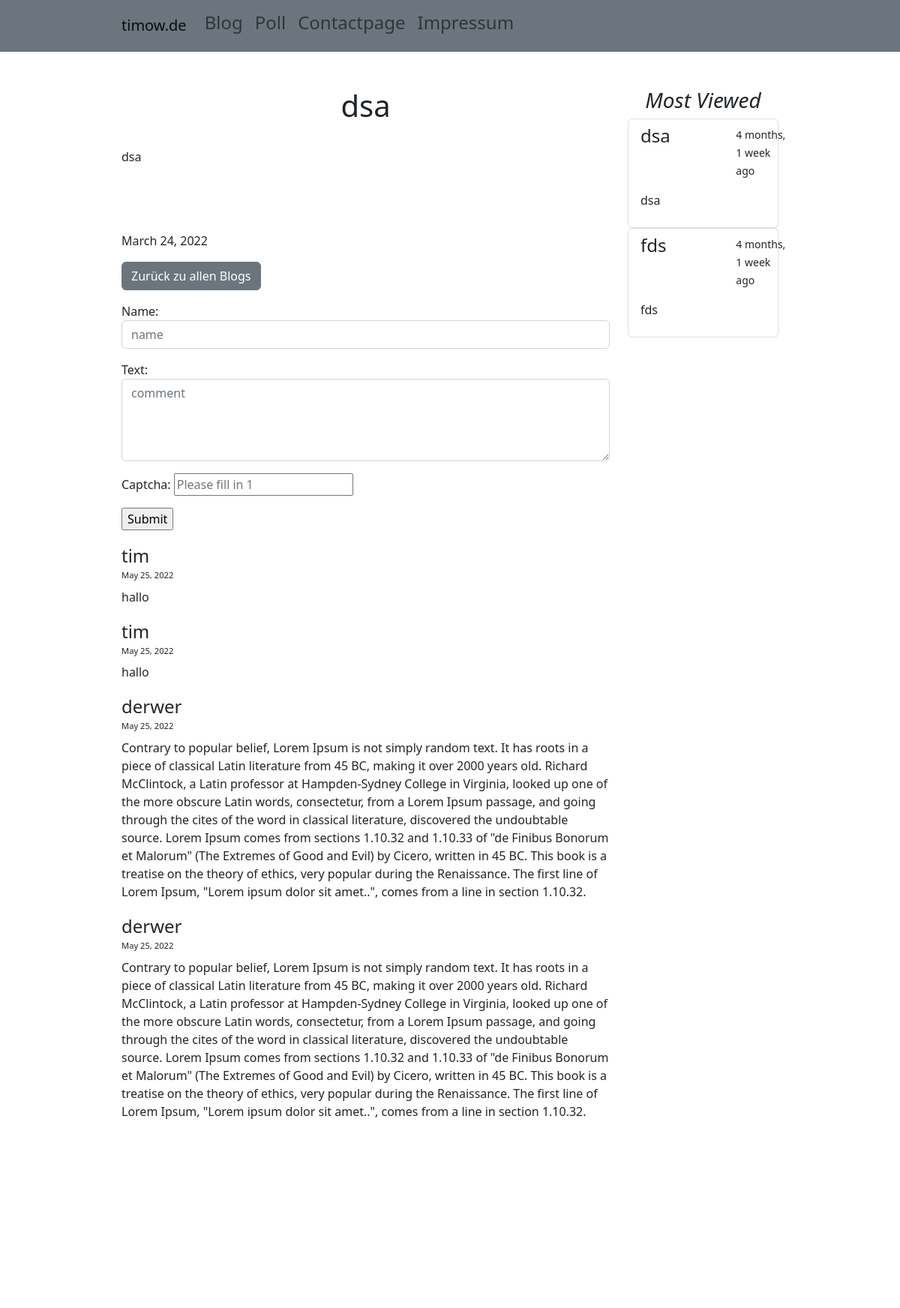
Before: /1 (upper part) with the older database file.
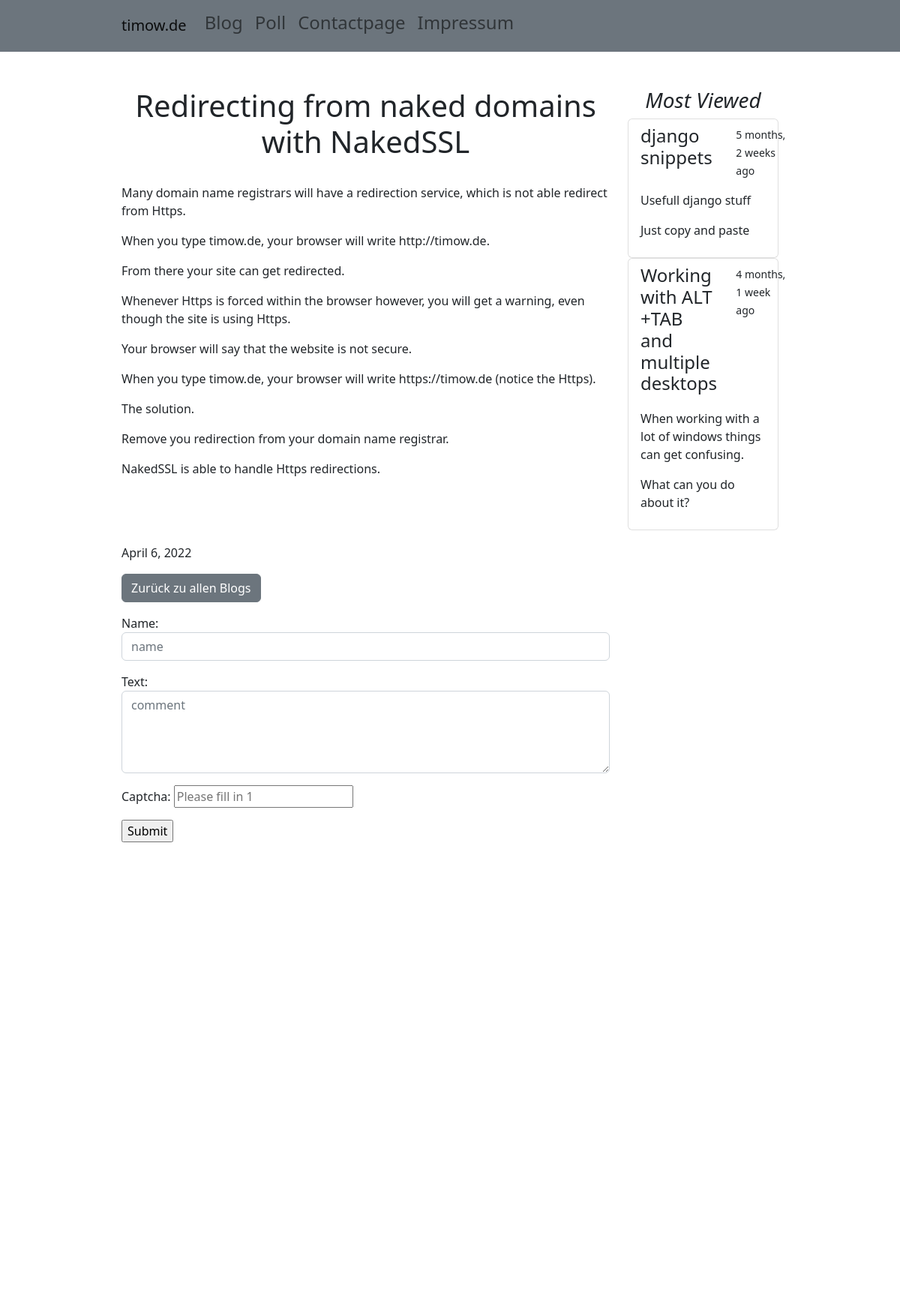
After: the same page with the newer database file.
### blog/models.py (models this page shows, shortened)
class Blogpost(models.Model):
    title = models.CharField(max_length=200, default="")
    maintext = RichTextField(blank=True)
    picture = RichTextUploadingField(blank=True)
    previewtext = RichTextField(max_length=1000, null=True)
    pub_date = models.DateField("date published")
    view_counter = models.IntegerField(default=0)

class Comment(models.Model):
    blogpost = models.ForeignKey("Blogpost", on_delete=models.CASCADE)
    name = models.CharField(max_length=200)
    text = models.CharField(max_length=1000)
    pub_date = models.DateField("date published", null=True, auto_now_add=True)
    captcha = models.IntegerField()

### blog/views.py (the view, shortened to what this page needs)
# urls.py: path("<int:Blogpost_id>", views.blogdetail, name="blogdetail"),
def blogdetail(request, Blogpost_id):
    chosen_Blogpost = get_object_or_404(Blogpost, pk=Blogpost_id)
    most_viewed_blogs = Blogpost.objects.order_by("-view_counter")[:2]
    all_comments = Comment.objects.filter(blogpost_id=Blogpost_id)
    new_comment = ""
    form = CommentForm()
    blog_object = Blogpost.objects.get(id=Blogpost_id)
    blog_object.view_counter = blog_object.view_counter + 1
    blog_object.save()
    context = {
        "form": form,
        "all_comments": all_comments,
        "blog_object": blog_object,
        "chosen_Blogpost": chosen_Blogpost,
        "most_viewed_blogs": most_viewed_blogs,
        "new_comment": new_comment,
    }
    return render(request, "blog/blogdetail.html", context)

### blog/forms.py
class CommentForm(ModelForm):
    class Meta:
        model = Comment
        fields = ["name", "text", "captcha"]
        widgets = {
            "name": TextInput(
                attrs={
                    "class": "form-control",
                    "style": "width: 100%;",
                    "placeholder": "name",
                }
            ),
            "text": Textarea(
                attrs={
                    "class": "form-control",
                    "style": "widht: 100%;",
                    "rows": 4,
                    "placeholder": "comment",
                }
            ),
            "captcha": NumberInput(
                attrs={
                    "placeholder": "Please fill in 1",
                }
            ),
        }

### blog/templates/blog/blogdetail.html (shortened to what this page needs)
{% extends 'basetemplate.html' %}
{% block content %}
<div class="row mt-5">
    <div class="col-sm-12 col-lg-9">
        <h1 class="text-center">
            {{ chosen_Blogpost.title }}
        </h1>
        {{ chosen_Blogpost.maintext|safe }}
        {{ chosen_Blogpost.pub_date}}
        <a href="{% url 'blog:blog' %}">
            <button type="button" class="btn btn-secondary mt-3 mb-3">
                Zurück zu allen Blogs
            </button>
        </a>
        <div class="mb-5">
            <form action="" method="post">
                {{ form.as_p }}
                <input type="submit" value="Submit">
                {% for Comment in all_comments %}
                <div class="fs-4 mt-3">
                    {{ Comment.name }}
                </div>
                <div class="mb-2 small_date">
                    {{ Comment.pub_date }}
                </div>
                <div>
                    {{ Comment.text }}
                </div>
            </form>
            {% endfor %}
        </div>
    </div>
    <div class="col-sm-12 col-lg-3">
        <h3 class="text-center fst-italic"> Most Viewed </h3>
        {% for Blogpost in most_viewed_blogs %}
        <div class="list-group">
            <a href="{% url 'blog:blogdetail' Blogpost.id %}" class="list-group-item list-group-item-action"
                aria-current="true">
                <div class="row mb-3">
                    <div class="col-8">
                        <h4 class="mb-1">{{ Blogpost.title }}</h4>
                    </div>
                    <div class="col-4">
                        <small>{{ Blogpost.pub_date|timesince }} ago</small>
                    </div>
                </div>
                <p class="mb-1">{{ Blogpost.previewtext|safe }} </p>
            </a>
        </div>
        {% endfor %}
    </div>
</div>
{% endblock content %}

Changed rows visible on the page:
no longer on one of the page's lists (row edited): Blogpost: title "dsa", pub_date "4 months, 1 week", previewtext "dsa"
removed Comment: name "tim", pub_date "May 25, 2022", text "hallo"
removed Comment: name "tim", pub_date "May 25, 2022", text "hallo"
removed Comment: name "derwer", pub_date "May 25, 2022", text "Contrary to popular belief, Lorem Ipsum is not simply random text. It has roots in a piece of classical Latin literature from 45 BC, making it over 2000 years old. Richard McClintock, a Latin professor at Hampden-Sydney College in Virginia, looked up one of the more obscure Latin words, consectetur, from a Lorem Ipsum passage, and going through the cites of the word in classical literature, discovered the undoubtable source. Lorem Ipsum comes from sections 1.10.32 and 1.10.33 of \"de Finibus Bonorum et Malorum\" (The Extremes of Good and Evil) by Cicero, written in 45 BC. This book is a treatise on the theory of ethics, very popular during the Renaissance. The first line of Lorem Ipsum,…"
removed Comment: name "derwer", pub_date "May 25, 2022", text "Contrary to popular belief, Lorem Ipsum is not simply random text. It has roots in a piece of classical Latin literature from 45 BC, making it over 2000 years old. Richard McClintock, a Latin professor at Hampden-Sydney College in Virginia, looked up one of the more obscure Latin words, consectetur, from a Lorem Ipsum passage, and going through the cites of the word in classical literature, discovered the undoubtable source. Lorem Ipsum comes from sections 1.10.32 and 1.10.33 of \"de Finibus Bonorum et Malorum\" (The Extremes of Good and Evil) by Cicero, written in 45 BC. This book is a treatise on the theory of ethics, very popular during the Renaissance. The first line of Lorem Ipsum,…"
changed Blogpost: title "dsa" → "Redirecting from naked domains with NakedSSL"; maintext "dsa" → "Many domain name registrars will have a redirection service, which is not able redirect from Https. When you type timow.de, your browser will write http://timow.de. From there your site can get redirected. Whenever Https is forced within the browser however, you will get a warning, even though the site is using Https. Your browser will say that the website is not secure. When you type timow.de, your browser will write https://timow.de (notice the Https). The solution. Remove you redirection from your domain name registrar. NakedSSL is able to handle Https redirections."; pub_date "March 24, 2022" → "April 6, 2022"
added Blogpost: title "django snippets", pub_date "5 months, 2 weeks", previewtext "Usefull django stuff Just copy and paste"
changed Blogpost: title "fds" → "Working with ALT +TAB and multiple desktops"; previewtext "fds" → "When working with a lot of windows things can get confusing. What can you do about it?"
